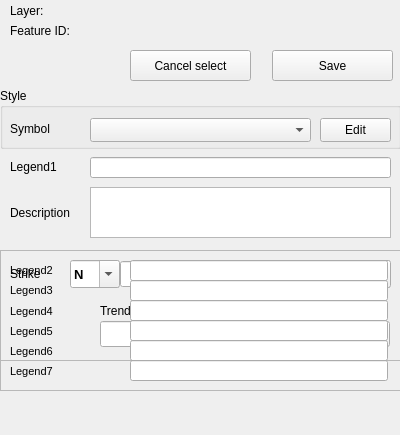
<?xml version="1.0" encoding="UTF-8"?>
<ui version="4.0">
 <class>EditAttributeDockWidget</class>
 <widget class="QDockWidget" name="EditAttributeDockWidget">
  <property name="enabled">
   <bool>true</bool>
  </property>
  <property name="geometry">
   <rect>
    <x>0</x>
    <y>0</y>
    <width>400</width>
    <height>435</height>
   </rect>
  </property>
  <property name="sizePolicy">
   <sizepolicy hsizetype="Preferred" vsizetype="Fixed">
    <horstretch>0</horstretch>
    <verstretch>0</verstretch>
   </sizepolicy>
  </property>
  <property name="minimumSize">
   <size>
    <width>290</width>
    <height>400</height>
   </size>
  </property>
  <property name="contextMenuPolicy">
   <enum>Qt::DefaultContextMenu</enum>
  </property>
  <property name="features">
   <set>QDockWidget::DockWidgetFloatable|QDockWidget::DockWidgetMovable</set>
  </property>
  <property name="windowTitle">
   <string>Edit Feature Attribute</string>
  </property>
  <widget class="QWidget" name="dockWidgetContents">
   <widget class="QTextEdit" name="txtDescription">
    <property name="geometry">
     <rect>
      <x>90</x>
      <y>187</y>
      <width>301</width>
      <height>51</height>
     </rect>
    </property>
   </widget>
   <widget class="QGroupBox" name="grpStyle">
    <property name="geometry">
     <rect>
      <x>0</x>
      <y>88</y>
      <width>401</width>
      <height>61</height>
     </rect>
    </property>
    <property name="title">
     <string>Style</string>
    </property>
    <widget class="QComboBox" name="cboSymbol">
     <property name="geometry">
      <rect>
       <x>90</x>
       <y>30</y>
       <width>221</width>
       <height>24</height>
      </rect>
     </property>
     <property name="font">
      <font>
       <pointsize>11</pointsize>
       <weight>75</weight>
       <bold>true</bold>
      </font>
     </property>
    </widget>
    <widget class="QLabel" name="lblSymbol">
     <property name="geometry">
      <rect>
       <x>10</x>
       <y>30</y>
       <width>61</width>
       <height>21</height>
      </rect>
     </property>
     <property name="text">
      <string>Symbol</string>
     </property>
    </widget>
    <widget class="QPushButton" name="btnStyleEdit">
     <property name="geometry">
      <rect>
       <x>320</x>
       <y>30</y>
       <width>71</width>
       <height>24</height>
      </rect>
     </property>
     <property name="text">
      <string>Edit</string>
     </property>
    </widget>
   </widget>
   <widget class="QFrame" name="frmStrDip">
    <property name="geometry">
     <rect>
      <x>0</x>
      <y>250</y>
      <width>401</width>
      <height>111</height>
     </rect>
    </property>
    <property name="frameShape">
     <enum>QFrame::StyledPanel</enum>
    </property>
    <property name="frameShadow">
     <enum>QFrame::Raised</enum>
    </property>
    <widget class="QComboBox" name="cboStrike2">
     <property name="geometry">
      <rect>
       <x>180</x>
       <y>10</y>
       <width>51</width>
       <height>28</height>
      </rect>
     </property>
     <property name="font">
      <font>
       <pointsize>10</pointsize>
       <weight>75</weight>
       <bold>true</bold>
      </font>
     </property>
     <property name="editable">
      <bool>true</bool>
     </property>
     <item>
      <property name="text">
       <string>E</string>
      </property>
     </item>
     <item>
      <property name="text">
       <string>W</string>
      </property>
     </item>
     <item>
      <property name="text">
       <string>S</string>
      </property>
     </item>
    </widget>
    <widget class="QDoubleSpinBox" name="spnStrike">
     <property name="geometry">
      <rect>
       <x>120</x>
       <y>10</y>
       <width>60</width>
       <height>28</height>
      </rect>
     </property>
     <property name="font">
      <font>
       <pointsize>10</pointsize>
       <weight>75</weight>
       <bold>true</bold>
      </font>
     </property>
     <property name="alignment">
      <set>Qt::AlignRight|Qt::AlignTrailing|Qt::AlignVCenter</set>
     </property>
     <property name="decimals">
      <number>0</number>
     </property>
     <property name="maximum">
      <double>90.000000000000000</double>
     </property>
    </widget>
    <widget class="QLabel" name="lblStrike">
     <property name="geometry">
      <rect>
       <x>10</x>
       <y>10</y>
       <width>61</width>
       <height>28</height>
      </rect>
     </property>
     <property name="text">
      <string>Strike</string>
     </property>
    </widget>
    <widget class="QLabel" name="lblDip">
     <property name="geometry">
      <rect>
       <x>240</x>
       <y>10</y>
       <width>40</width>
       <height>28</height>
      </rect>
     </property>
     <property name="text">
      <string>Dip</string>
     </property>
    </widget>
    <widget class="QDoubleSpinBox" name="spnDip">
     <property name="geometry">
      <rect>
       <x>280</x>
       <y>10</y>
       <width>60</width>
       <height>28</height>
      </rect>
     </property>
     <property name="font">
      <font>
       <pointsize>10</pointsize>
       <weight>75</weight>
       <bold>true</bold>
      </font>
     </property>
     <property name="alignment">
      <set>Qt::AlignRight|Qt::AlignTrailing|Qt::AlignVCenter</set>
     </property>
     <property name="decimals">
      <number>0</number>
     </property>
     <property name="maximum">
      <double>90.000000000000000</double>
     </property>
    </widget>
    <widget class="QComboBox" name="cboStrike1">
     <property name="geometry">
      <rect>
       <x>70</x>
       <y>10</y>
       <width>50</width>
       <height>28</height>
      </rect>
     </property>
     <property name="font">
      <font>
       <pointsize>10</pointsize>
       <weight>75</weight>
       <bold>true</bold>
      </font>
     </property>
     <property name="editable">
      <bool>true</bool>
     </property>
     <item>
      <property name="text">
       <string>N</string>
      </property>
     </item>
    </widget>
    <widget class="QComboBox" name="cboDip">
     <property name="geometry">
      <rect>
       <x>340</x>
       <y>10</y>
       <width>51</width>
       <height>28</height>
      </rect>
     </property>
     <property name="font">
      <font>
       <pointsize>10</pointsize>
       <weight>75</weight>
       <bold>true</bold>
      </font>
     </property>
     <property name="editable">
      <bool>true</bool>
     </property>
     <item>
      <property name="text">
       <string>E</string>
      </property>
     </item>
     <item>
      <property name="text">
       <string>W</string>
      </property>
     </item>
     <item>
      <property name="text">
       <string>N</string>
      </property>
     </item>
     <item>
      <property name="text">
       <string>S</string>
      </property>
     </item>
    </widget>
    <widget class="QLabel" name="lblTrend">
     <property name="geometry">
      <rect>
       <x>100</x>
       <y>50</y>
       <width>71</width>
       <height>21</height>
      </rect>
     </property>
     <property name="text">
      <string>Trend</string>
     </property>
    </widget>
    <widget class="QLabel" name="lblPlunge">
     <property name="geometry">
      <rect>
       <x>200</x>
       <y>50</y>
       <width>71</width>
       <height>21</height>
      </rect>
     </property>
     <property name="text">
      <string>Plunge</string>
     </property>
    </widget>
    <widget class="QLabel" name="lblRake">
     <property name="geometry">
      <rect>
       <x>300</x>
       <y>50</y>
       <width>71</width>
       <height>21</height>
      </rect>
     </property>
     <property name="text">
      <string>Rake</string>
     </property>
    </widget>
    <widget class="QDoubleSpinBox" name="spnTrend">
     <property name="geometry">
      <rect>
       <x>100</x>
       <y>70</y>
       <width>90</width>
       <height>28</height>
      </rect>
     </property>
     <property name="font">
      <font>
       <pointsize>10</pointsize>
       <weight>75</weight>
       <bold>true</bold>
      </font>
     </property>
     <property name="alignment">
      <set>Qt::AlignRight|Qt::AlignTrailing|Qt::AlignVCenter</set>
     </property>
     <property name="decimals">
      <number>0</number>
     </property>
     <property name="maximum">
      <double>360.000000000000000</double>
     </property>
    </widget>
    <widget class="QDoubleSpinBox" name="spnRake">
     <property name="geometry">
      <rect>
       <x>300</x>
       <y>70</y>
       <width>90</width>
       <height>28</height>
      </rect>
     </property>
     <property name="font">
      <font>
       <pointsize>10</pointsize>
       <weight>75</weight>
       <bold>true</bold>
      </font>
     </property>
     <property name="alignment">
      <set>Qt::AlignRight|Qt::AlignTrailing|Qt::AlignVCenter</set>
     </property>
     <property name="decimals">
      <number>0</number>
     </property>
     <property name="maximum">
      <double>90.000000000000000</double>
     </property>
    </widget>
    <widget class="QDoubleSpinBox" name="spnPlunge">
     <property name="geometry">
      <rect>
       <x>200</x>
       <y>70</y>
       <width>90</width>
       <height>28</height>
      </rect>
     </property>
     <property name="font">
      <font>
       <pointsize>10</pointsize>
       <weight>75</weight>
       <bold>true</bold>
      </font>
     </property>
     <property name="alignment">
      <set>Qt::AlignRight|Qt::AlignTrailing|Qt::AlignVCenter</set>
     </property>
     <property name="decimals">
      <number>0</number>
     </property>
     <property name="maximum">
      <double>90.000000000000000</double>
     </property>
    </widget>
   </widget>
   <widget class="QPushButton" name="btnUpdate">
    <property name="geometry">
     <rect>
      <x>272</x>
      <y>50</y>
      <width>121</width>
      <height>31</height>
     </rect>
    </property>
    <property name="text">
     <string>Save</string>
    </property>
   </widget>
   <widget class="QLineEdit" name="txtLegend01">
    <property name="geometry">
     <rect>
      <x>90</x>
      <y>157</y>
      <width>301</width>
      <height>21</height>
     </rect>
    </property>
   </widget>
   <widget class="QLabel" name="lblDescription">
    <property name="geometry">
     <rect>
      <x>10</x>
      <y>187</y>
      <width>71</width>
      <height>51</height>
     </rect>
    </property>
    <property name="text">
     <string>Description</string>
    </property>
   </widget>
   <widget class="QLabel" name="lblLegend01">
    <property name="geometry">
     <rect>
      <x>10</x>
      <y>157</y>
      <width>71</width>
      <height>20</height>
     </rect>
    </property>
    <property name="frameShape">
     <enum>QFrame::NoFrame</enum>
    </property>
    <property name="text">
     <string>Legend1</string>
    </property>
   </widget>
   <widget class="QFrame" name="frmLegend">
    <property name="geometry">
     <rect>
      <x>0</x>
      <y>250</y>
      <width>401</width>
      <height>141</height>
     </rect>
    </property>
    <property name="frameShape">
     <enum>QFrame::StyledPanel</enum>
    </property>
    <property name="frameShadow">
     <enum>QFrame::Raised</enum>
    </property>
    <widget class="QLineEdit" name="txtLegend02">
     <property name="geometry">
      <rect>
       <x>130</x>
       <y>10</y>
       <width>258</width>
       <height>21</height>
      </rect>
     </property>
    </widget>
    <widget class="QLineEdit" name="txtLegend06">
     <property name="geometry">
      <rect>
       <x>130</x>
       <y>90</y>
       <width>258</width>
       <height>21</height>
      </rect>
     </property>
    </widget>
    <widget class="QLabel" name="lblLegend07">
     <property name="geometry">
      <rect>
       <x>10</x>
       <y>111</y>
       <width>120</width>
       <height>20</height>
      </rect>
     </property>
     <property name="font">
      <font>
       <pointsize>8</pointsize>
      </font>
     </property>
     <property name="frameShape">
      <enum>QFrame::NoFrame</enum>
     </property>
     <property name="text">
      <string>Legend7</string>
     </property>
    </widget>
    <widget class="QLabel" name="lblLegend06">
     <property name="geometry">
      <rect>
       <x>10</x>
       <y>91</y>
       <width>120</width>
       <height>20</height>
      </rect>
     </property>
     <property name="font">
      <font>
       <pointsize>8</pointsize>
      </font>
     </property>
     <property name="frameShape">
      <enum>QFrame::NoFrame</enum>
     </property>
     <property name="text">
      <string>Legend6</string>
     </property>
    </widget>
    <widget class="QLineEdit" name="txtLegend03">
     <property name="geometry">
      <rect>
       <x>130</x>
       <y>30</y>
       <width>258</width>
       <height>21</height>
      </rect>
     </property>
    </widget>
    <widget class="QLabel" name="lblLegend03">
     <property name="geometry">
      <rect>
       <x>10</x>
       <y>30</y>
       <width>120</width>
       <height>21</height>
      </rect>
     </property>
     <property name="font">
      <font>
       <pointsize>8</pointsize>
      </font>
     </property>
     <property name="frameShape">
      <enum>QFrame::NoFrame</enum>
     </property>
     <property name="text">
      <string>Legend3</string>
     </property>
    </widget>
    <widget class="QLineEdit" name="txtLegend05">
     <property name="geometry">
      <rect>
       <x>130</x>
       <y>70</y>
       <width>258</width>
       <height>21</height>
      </rect>
     </property>
    </widget>
    <widget class="QLabel" name="lblLegend02">
     <property name="geometry">
      <rect>
       <x>10</x>
       <y>10</y>
       <width>120</width>
       <height>21</height>
      </rect>
     </property>
     <property name="font">
      <font>
       <pointsize>8</pointsize>
      </font>
     </property>
     <property name="frameShape">
      <enum>QFrame::NoFrame</enum>
     </property>
     <property name="text">
      <string>Legend2</string>
     </property>
    </widget>
    <widget class="QLabel" name="lblLegend04">
     <property name="geometry">
      <rect>
       <x>10</x>
       <y>51</y>
       <width>120</width>
       <height>20</height>
      </rect>
     </property>
     <property name="font">
      <font>
       <pointsize>8</pointsize>
      </font>
     </property>
     <property name="frameShape">
      <enum>QFrame::NoFrame</enum>
     </property>
     <property name="text">
      <string>Legend4</string>
     </property>
    </widget>
    <widget class="QLineEdit" name="txtLegend07">
     <property name="geometry">
      <rect>
       <x>130</x>
       <y>110</y>
       <width>258</width>
       <height>21</height>
      </rect>
     </property>
    </widget>
    <widget class="QLineEdit" name="txtLegend04">
     <property name="geometry">
      <rect>
       <x>130</x>
       <y>50</y>
       <width>258</width>
       <height>21</height>
      </rect>
     </property>
    </widget>
    <widget class="QLabel" name="lblLegend05">
     <property name="geometry">
      <rect>
       <x>10</x>
       <y>71</y>
       <width>120</width>
       <height>20</height>
      </rect>
     </property>
     <property name="font">
      <font>
       <pointsize>8</pointsize>
      </font>
     </property>
     <property name="frameShape">
      <enum>QFrame::NoFrame</enum>
     </property>
     <property name="text">
      <string>Legend5</string>
     </property>
    </widget>
   </widget>
   <widget class="QLabel" name="txtLayerName">
    <property name="geometry">
     <rect>
      <x>130</x>
      <y>0</y>
      <width>261</width>
      <height>21</height>
     </rect>
    </property>
    <property name="font">
     <font>
      <weight>75</weight>
      <bold>true</bold>
     </font>
    </property>
    <property name="text">
     <string/>
    </property>
   </widget>
   <widget class="QLabel" name="txtFeature">
    <property name="geometry">
     <rect>
      <x>130</x>
      <y>20</y>
      <width>261</width>
      <height>20</height>
     </rect>
    </property>
    <property name="font">
     <font>
      <weight>75</weight>
      <bold>true</bold>
     </font>
    </property>
    <property name="text">
     <string/>
    </property>
    <property name="alignment">
     <set>Qt::AlignLeading|Qt::AlignLeft|Qt::AlignVCenter</set>
    </property>
   </widget>
   <widget class="QLabel" name="lblLayerName">
    <property name="geometry">
     <rect>
      <x>10</x>
      <y>0</y>
      <width>111</width>
      <height>21</height>
     </rect>
    </property>
    <property name="text">
     <string>Layer:</string>
    </property>
   </widget>
   <widget class="QLabel" name="lblFeature">
    <property name="geometry">
     <rect>
      <x>10</x>
      <y>20</y>
      <width>111</width>
      <height>21</height>
     </rect>
    </property>
    <property name="text">
     <string>Feature ID:</string>
    </property>
   </widget>
   <widget class="QPushButton" name="btnSelectCancel">
    <property name="geometry">
     <rect>
      <x>130</x>
      <y>50</y>
      <width>121</width>
      <height>31</height>
     </rect>
    </property>
    <property name="text">
     <string>Cancel select</string>
    </property>
   </widget>
  </widget>
 </widget>
 <tabstops>
  <tabstop>cboSymbol</tabstop>
  <tabstop>txtLegend01</tabstop>
  <tabstop>txtDescription</tabstop>
  <tabstop>cboStrike1</tabstop>
  <tabstop>spnStrike</tabstop>
  <tabstop>cboStrike2</tabstop>
  <tabstop>spnDip</tabstop>
  <tabstop>cboDip</tabstop>
  <tabstop>spnTrend</tabstop>
  <tabstop>spnPlunge</tabstop>
  <tabstop>spnRake</tabstop>
  <tabstop>txtLegend02</tabstop>
  <tabstop>txtLegend03</tabstop>
  <tabstop>txtLegend04</tabstop>
  <tabstop>txtLegend05</tabstop>
  <tabstop>txtLegend06</tabstop>
  <tabstop>txtLegend07</tabstop>
  <tabstop>btnSelectCancel</tabstop>
  <tabstop>btnUpdate</tabstop>
 </tabstops>
 <resources/>
 <connections/>
</ui>
